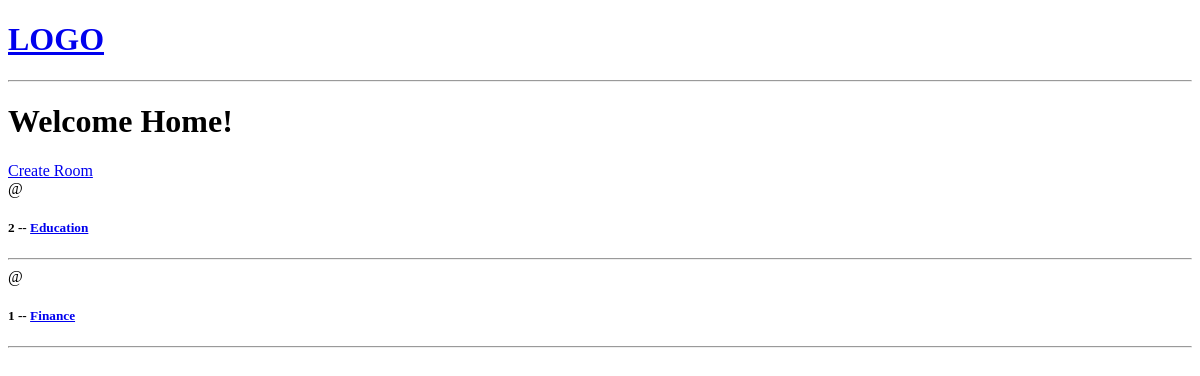
The app's page /, older data.
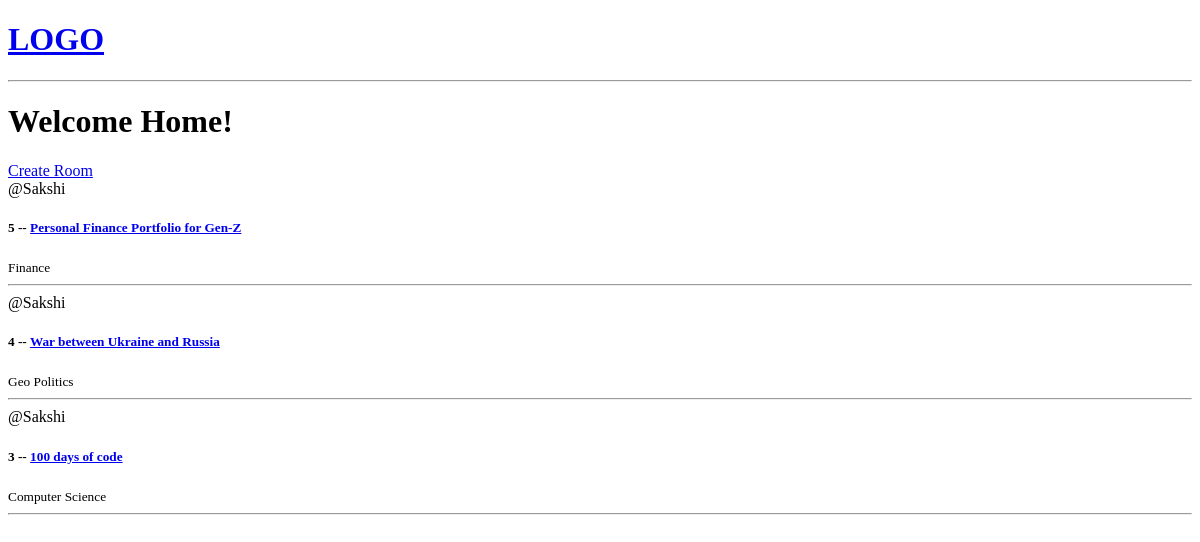
The same page, newer data.
### base/models.py (models this page shows, shortened)
class Room(models.Model):
    host = models.ForeignKey(User, on_delete = models.SET_NULL, null=True)
    topic = models.ForeignKey(Topic, on_delete = models.SET_NULL, null=True)
    name = models.CharField(max_length=200)
    description = models.TextField(null=True, blank=True)
    updated = models.DateTimeField(auto_now=True)
    created = models.DateTimeField(auto_now_add=True)
    class Meta:
        ordering = ['-updated', '-created']

class Topic(models.Model):
    name = models.CharField(max_length=200)

### base/views.py (the view)
# urls.py: path('', views.home, name="home"),
def home(request):
    rooms = Room.objects.all()
    context = {'rooms':rooms}
    return render(request, 'base/home.html', context)

### base/templates/base/home.html
{% extends "main.html" %}
{% block content %}
<h1>Welcome Home!</h1>
<div>
    <a href="{% url 'create-room' %}">Create Room</a>
    <div>
        {% for room in rooms %}
        <div>
            <span>@{{room.host.username}}</span>
            <h5>{{ room.id }} -- <a href="{% url 'room' room.id %}">{{ room.name }}</a></h5>
            <small>{{room.topic.name}}</small>
            <hr>
        </div>
        {% endfor %}
    </div>
</div>
{% endblock %}

### templates/main.html (shortened to what this page needs)
<!DOCTYPE html>
<html lang="en">
<head>
</head>
<body>
    {% include "navbar.html" %}
    {% block content %}
    {% endblock %}
</body>
</html>

### templates/navbar.html
<a href="/">
    <h1>LOGO</h1>
</a>
<hr>

Row changes from the older to the newer data that the page shows:
removed Room: id "2", name "Education"
removed Room: id "1", name "Finance"
added Room: host.username "Sakshi", id "5", name "Personal Finance Portfolio for Gen-Z", topic.name "Finance"
added Room: host.username "Sakshi", id "4", name "War between Ukraine and Russia", topic.name "Geo Politics"
added Room: host.username "Sakshi", id "3", name "100 days of code", topic.name "Computer Science"
